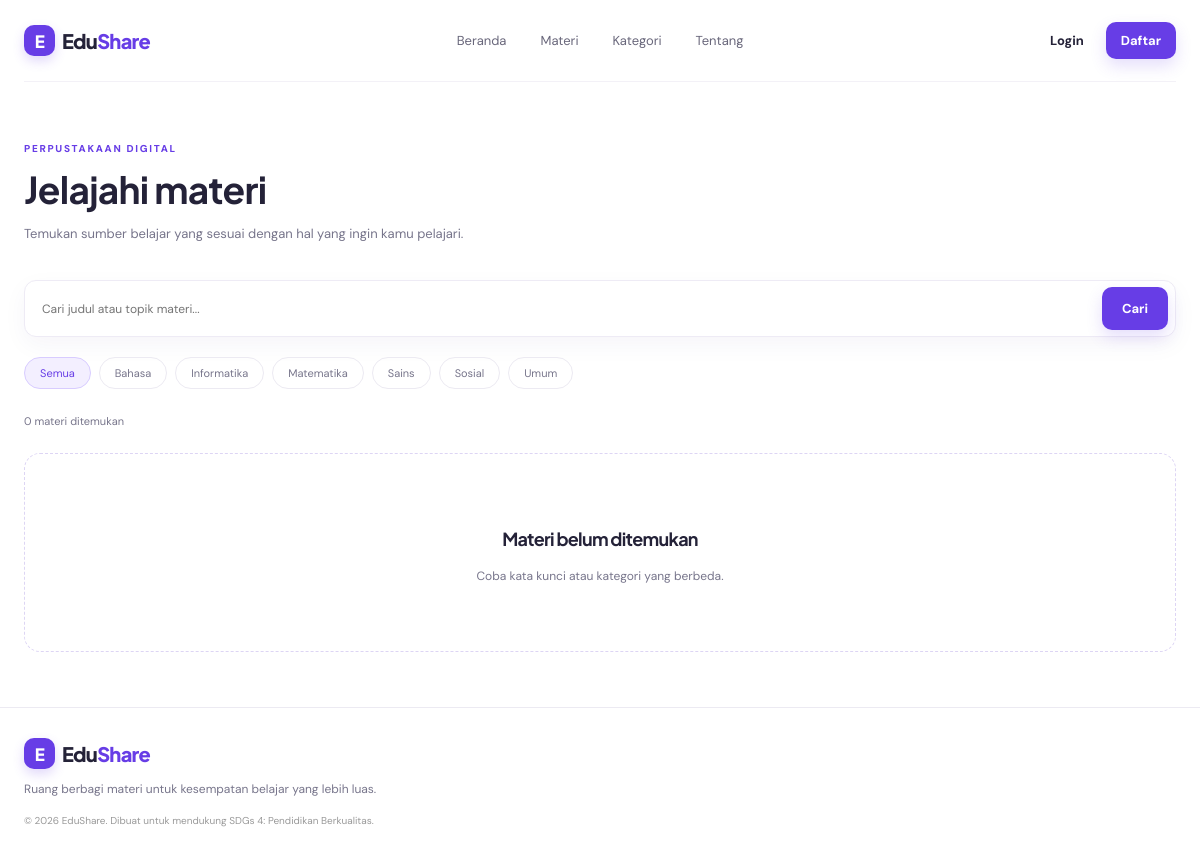
The app's page /materi.php with its own data.
### tables this page shows
CREATE TABLE `categories` (
  `id_category` int(11) NOT NULL AUTO_INCREMENT,
  `nama_kategori` varchar(100) NOT NULL,
  `deskripsi` text DEFAULT NULL,
  `is_active` tinyint(1) NOT NULL DEFAULT 1,
  `created_at` datetime NOT NULL DEFAULT current_timestamp(),
  PRIMARY KEY (`id_category`),
  UNIQUE KEY `nama_kategori` (`nama_kategori`),
  KEY `idx_categories_active` (`is_active`)
);

### includes/helpers.php (called while the page is built, shortened)
<?php
if (!function_exists('e')) {
    function e(mixed $value): string
    {
        return htmlspecialchars((string)$value, ENT_QUOTES | ENT_SUBSTITUTE, 'UTF-8');
    }
}

### materi.php (the view, shortened to what this page needs)
<?php
require_once __DIR__ . '/config/app.php';
$q = trim($_GET['q'] ?? '');
$cat = (int)($_GET['kategori'] ?? 0);
$categories = $pdo->query("SELECT * FROM categories ORDER BY nama_kategori")->fetchAll();
$sql = "SELECT m.*, c.nama_kategori, u.nama AS pengunggah FROM materials m JOIN categories c ON c.id_category=m.id_category JOIN users u ON u.id_user=m.id_user WHERE m.status='approved'";
$params = [];
$sql .= " ORDER BY m.tanggal_upload DESC";
$s = $pdo->prepare($sql);
$s->execute($params);
$materials = $s->fetchAll();
include __DIR__ . '/partials/header.php';
?>
<section class="page-intro">
  <span class="eyebrow">PERPUSTAKAAN DIGITAL</span>
  <h1>Jelajahi materi</h1>
  <p>Temukan sumber belajar yang sesuai dengan hal yang ingin kamu pelajari.</p>
</section>
<form class="search-form wide-search" action="materi.php" method="get">
  <input name="q" placeholder="Cari judul atau topik materi..." value="<?= e($q) ?>">
  <button class="btn btn-primary" type="submit">Cari</button>
</form>
<div class="filter-row" id="kategori">
  <a class="filter-pill <?= $cat === 0 ? 'active' : '' ?>" href="materi.php">Semua</a>
  <?php foreach($categories as $c): ?>
    <a class="filter-pill <?= $cat === $c['id_category'] ? 'active' : '' ?>" href="?kategori=<?= $c['id_category'] ?>"><?= e($c['nama_kategori']) ?></a>
  <?php endforeach; ?>
</div>
<p class="result-count"><?= count($materials) ?> materi ditemukan</p>
<?php if($materials): ?>
  <div class="material-grid">
    <?php foreach($materials as $m): ?>
      <article class="material-card">
        <div class="material-cover">
          <span><?= e(strtoupper($m['format_file'])) ?></span>
        </div>
        <div class="material-body">
          <small class="muted"><?= e($m['nama_kategori']) ?></small>
          <h3><?= e($m['judul']) ?></h3>
          <p><?= e(mb_strimwidth($m['deskripsi'], 0, 100, '…')) ?></p>
          <div class="card-meta">
            <span><?= e($m['pengunggah']) ?></span>
            <a href="detail.php?id=<?= $m['id_material'] ?>">Lihat detail</a>
          </div>
        </div>
      </article>
    <?php endforeach; ?>
  </div>
<?php else: ?>
  <div class="empty-state">
    <h3>Materi belum ditemukan</h3>
    <p>Coba kata kunci atau kategori yang berbeda.</p>
  </div>
<?php endif; ?>
<?php include __DIR__ . '/partials/footer.php'; ?>

### assets/css/style.css (style rules this page uses)
* { box-sizing:border-box }
:root { --purple:#673de6;--purple-dark:#4f2ac8;--lavender:#f3efff;--ink:#242238;--muted:#77758b;--line:#eceaf2;--bg:#fff }
body { margin:0;color:var(--ink);font-family:'DM Sans',sans-serif;background:#fff;font-size:15px }
a { color:inherit;text-decoration:none }
button,input,textarea,select { font:inherit }
.btn { border:0;border-radius:10px;padding:13px 20px;display:inline-flex;justify-content:center;align-items:center;gap:10px;font-weight:700;font-size:13px;cursor:pointer;transition:.2s }
.btn-primary { background:var(--purple);color:white;box-shadow:0 7px 16px #673de62b }
.eyebrow { font-size:10px;font-weight:800;letter-spacing:1.7px;color:var(--purple) }
h1,h2,h3 { font-family:'Plus Jakarta Sans',sans-serif;letter-spacing:-.7px }
.search-form { margin-top:27px;max-width:490px;background:white;border:1px solid #eeebf5;border-radius:12px;padding:6px 7px 6px 15px;display:flex;align-items:center;gap:10px;box-shadow:0 8px 25px #31206a0b }
.search-form input { border:0;outline:0;min-width:0;flex:1;font-size:12px }
.search-form button { white-space:nowrap }
.page-intro { padding:55px 0 25px }
.page-intro h1 { font-size:37px;margin:9px 0 }
.page-intro p { color:var(--muted);font-size:13px }
.wide-search { max-width:none;margin:0 0 20px }
.filter-row { display:flex;flex-wrap:wrap;gap:8px;margin:18px 0 }
.filter-pill { border:1px solid var(--line);border-radius:30px;padding:8px 15px;font-size:11px;color:var(--muted) }
.filter-pill.active,.filter-pill:hover { background:var(--lavender);border-color:#d8ccff;color:var(--purple) }
.result-count { font-size:11px;color:var(--muted);margin:25px 0 15px }
.empty-state { text-align:center;padding:55px 20px;border:1px dashed #ddd5f4;border-radius:16px;margin:25px 0 }
.empty-state h3 { font-size:18px }
.empty-state p { font-size:12px;color:var(--muted) }

### records on screen
categories: nama_kategori "Bahasa"
categories: nama_kategori "Informatika"
categories: nama_kategori "Matematika"
categories: nama_kategori "Sains"
categories: nama_kategori "Sosial"
categories: nama_kategori "Umum"

### other values on screen
count($materials) "0"
